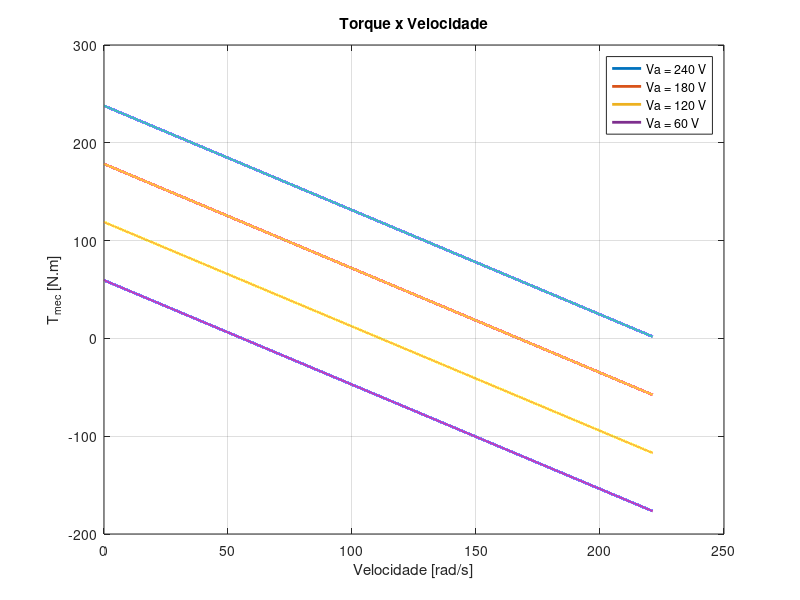

Recreate this plot in MATLAB.
clc
clear;

% Caracteristicas do motor
% Preset Model 13
Ra = 1.086; % Resistencia de armadura
Laf = 0.6458;
If = 1.667;
B = 0.003;
Va = 240; % Tensão de terminal
Tem = 1.8;

kphi = Laf * If % K phi nominal
w0 = (kphi*Va - Tem*Ra)/(kphi*kphi) % Velocidade a vazio = 238.18

Pmech = linspace(0,w0,100000); % Potência mecânica

Te = kphi*((Va-kphi*Pmech))/Ra;
plot(Pmech,Te,'LineWidth',2)

title('Torque x Velocidade')
ylabel('T_{mec} [N.m]')
xlabel('Velocidade [rad/s]')
grid on
hold on

Va2 = 240*0.75; % Tensão de terminal 75%
Te = kphi*((Va2-Pmech*kphi))/Ra;
plot(Pmech,Te,'LineWidth',2)
hold on

Va3 = 240*0.5; % Tensão de terminal 50%
Te = kphi*((Va3-Pmech*kphi))/Ra;
plot(Pmech,Te,'LineWidth',2)
hold on

Va4 = 240*0.25; % Tensão de terminal 25%
Te = kphi*((Va4-Pmech*kphi))/Ra;
plot(Pmech,Te,'LineWidth',2)

legend('Va = 240 V','Va = 180 V','Va = 120 V','Va = 60 V')
hold off